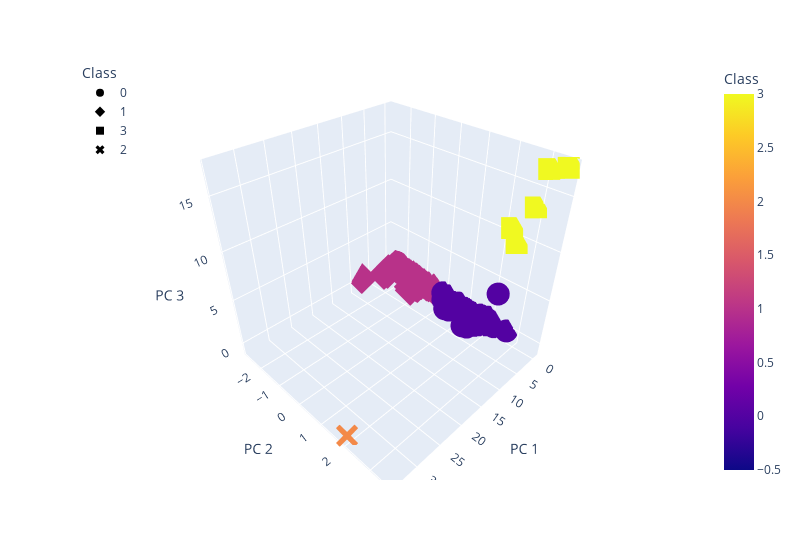

Notebook code for this chart:
### Markdown cell above
### Visualizing Cryptocurrencies Results

### Code cell
# Creating a 3D-Scatter with the PCA data and the clusters
fig = px.scatter_3d(
    clustered_df,
    x="PC 1",
    y="PC 2",
    z="PC 3",
    color="Class",
    symbol="Class",
    hover_name="CoinName",
    hover_data=["Algorithm"],
    width=800,
)
fig.update_layout(legend=dict(x=0, y=1))
fig.show()

### Figure 1 — Plotly figure (JSON) as saved in the notebook; plotly's stock layout.template omitted (floating-point values rounded to 4 significant figures; data arrays with more than 128 entries replaced by an {"elided": "..."} marker saying what was removed)
{"data": [{"customdata": {"elided": "288x1 str values"}, "hovertemplate": "<b>%{hovertext}</b><br><br>Class=%{marker.color}<br>PC 1=%{x}<br>PC 2=%{y}<br>PC 3=%{z}<br>Algorithm=%{customdata[0]}<extra></extra>", "hovertext": {"elided": "288 str values"}, "legendgroup": "0", "marker": {"color": {"elided": "288 int values"}, "coloraxis": "coloraxis", "symbol": "circle"}, "mode": "markers", "name": "0", "scene": "scene", "showlegend": true, "type": "scatter3d", "x": {"elided": "288 float values"}, "y": {"elided": "288 float values"}, "z": {"elided": "288 float values"}}, {"customdata": {"elided": "238x1 str values"}, "hovertemplate": "<b>%{hovertext}</b><br><br>Class=%{marker.color}<br>PC 1=%{x}<br>PC 2=%{y}<br>PC 3=%{z}<br>Algorithm=%{customdata[0]}<extra></extra>", "hovertext": {"elided": "238 str values"}, "legendgroup": "1", "marker": {"color": {"elided": "238 int values"}, "coloraxis": "coloraxis", "symbol": "diamond"}, "mode": "markers", "name": "1", "scene": "scene", "showlegend": true, "type": "scatter3d", "x": {"elided": "238 float values"}, "y": {"elided": "238 float values"}, "z": {"elided": "238 float values"}}, {"customdata": [["Proof-of-BibleHash"], ["SHA-256 + Hive"], ["Proof-of-Authority"], ["ECC 256K1"], ["Leased POS"]], "hovertemplate": "<b>%{hovertext}</b><br><br>Class=%{marker.color}<br>PC 1=%{x}<br>PC 2=%{y}<br>PC 3=%{z}<br>Algorithm=%{customdata[0]}<extra></extra>", "hovertext": ["BiblePay", "LitecoinCash", "Poa Network", "Acute Angle Cloud", "Waves"], "legendgroup": "3", "marker": {"color": [3, 3, 3, 3, 3], "coloraxis": "coloraxis", "symbol": "square"}, "mode": "markers", "name": "3", "scene": "scene", "showlegend": true, "type": "scatter3d", "x": [-0.2028, -0.3538, -0.4173, -0.3343, -0.4031], "y": [3.575, 2.264, 2.877, 3.056, 2.482], "z": [17.35, 10.72, 13.33, 16.76, 9.498]}, {"customdata": [["TRC10"]], "hovertemplate": "<b>%{hovertext}</b><br><br>Class=%{marker.color}<br>PC 1=%{x}<br>PC 2=%{y}<br>PC 3=%{z}<br>Algorithm=%{customdata[0]}<extra></extra>", "hovertext": ["BitTorrent"], "legendgroup": "2", "marker": {"color": [2], "coloraxis": "coloraxis", "symbol": "x"}, "mode": "markers", "name": "2", "scene": "scene", "showlegend": true, "type": "scatter3d", "x": [34.06], "y": [1.9], "z": [-0.8329]}], "layout": {"coloraxis": {"colorbar": {"title": {"text": "Class"}}, "colorscale": [[0, "#0d0887"], [0.1111, "#46039f"], [0.2222, "#7201a8"], [0.3333, "#9c179e"], [0.4444, "#bd3786"], [0.5556, "#d8576b"], [0.6667, "#ed7953"], [0.7778, "#fb9f3a"], [0.8889, "#fdca26"], [1, "#f0f921"]]}, "legend": {"title": {"text": "Class"}, "tracegroupgap": 0, "x": 0, "y": 1}, "margin": {"t": 60}, "scene": {"domain": {"x": [0, 1], "y": [0, 1]}, "xaxis": {"title": {"text": "PC 1"}}, "yaxis": {"title": {"text": "PC 2"}}, "zaxis": {"title": {"text": "PC 3"}}}, "width": 800}}
